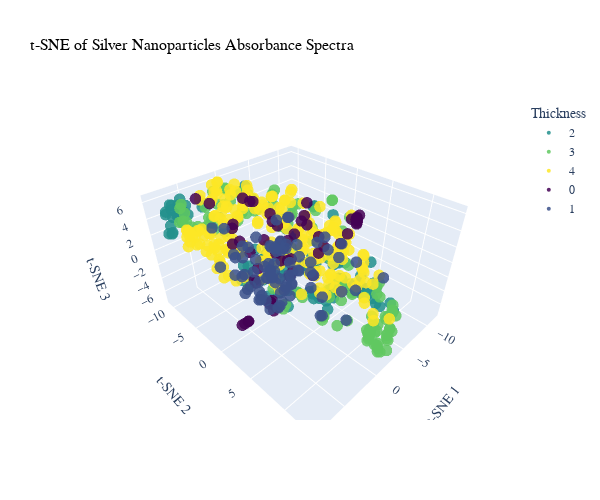

Notebook cell for this chart:
### Code cell
X = train_df_New_5.iloc[:, :-4]
y = train_df_New_5['thickness']
y_encoded = LabelEncoder().fit_transform(y)
X_scaled = StandardScaler().fit_transform(X)

tsne = TSNE(n_components=3, random_state=42, perplexity=30)
X_tsne = tsne.fit_transform(X_scaled)

df = pd.DataFrame({
    'TSNE1': X_tsne[:, 0],
    'TSNE2': X_tsne[:, 1],
    'TSNE3': X_tsne[:, 2],
    'Thickness': y_encoded
})

df['Thickness'] = df['Thickness'].astype(str)
classes = sorted(df['Thickness'].unique())
colors = sample_colorscale('Viridis', np.linspace(0, 1, len(classes)))

color_map = {cls: color for cls, color in zip(classes, colors)}

fig = px.scatter_3d(
    df,
    x='TSNE1', y='TSNE2', z='TSNE3',
    color='Thickness',
    color_discrete_map=color_map,
    title='t-SNE of Silver Nanoparticles Absorbance Spectra',
    labels={'TSNE1': 't-SNE 1', 'TSNE2': 't-SNE 2', 'TSNE3': 't-SNE 3'},
    width=600,
    height=500
)

fig.update_traces(marker=dict(size=4, opacity=0.85))
fig.update_layout(
    title_font=dict(size=16, family='Times New Roman', color='black'),
    font=dict(size=12, family='Times New Roman')
)
fig.show()
